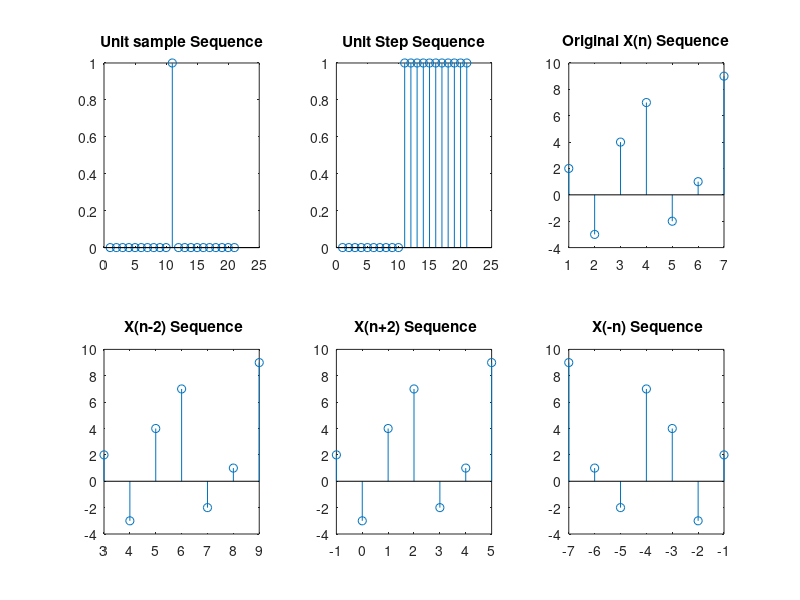

MATLAB code to generate this figure:
%Unit sample;
 
  n=-10:10;
  x=[n==0];
  subplot(2 ,3 ,1);
  stem(x);
  title('Unit sample Sequence');
  
%Unit step signal
  n=-10:10;
  x=[n>=0];
  subplot(2, 3 ,2);
  stem(x);
  title('Unit Step Sequence');
  
%Shifting

bits=[2 -3 4 7 -2 1 9];
bitLen=length(bits);
m=1:bitLen;
subplot(2, 3 ,3);
stem(m,bits);
title('Original X(n) Sequence');

%Right Shifting
m2=m+2;
subplot(2, 3 ,4);
stem(m2,bits);
title(' X(n-2) Sequence');

%Left Shifting
m3=m-2;
subplot(2, 3 ,5);
stem(m3,bits);
title(' X(n+2) Sequence');

%Folding 
m4=-m;
subplot(2, 3 ,6);
stem(m4,bits);
title(' X(-n) Sequence');
